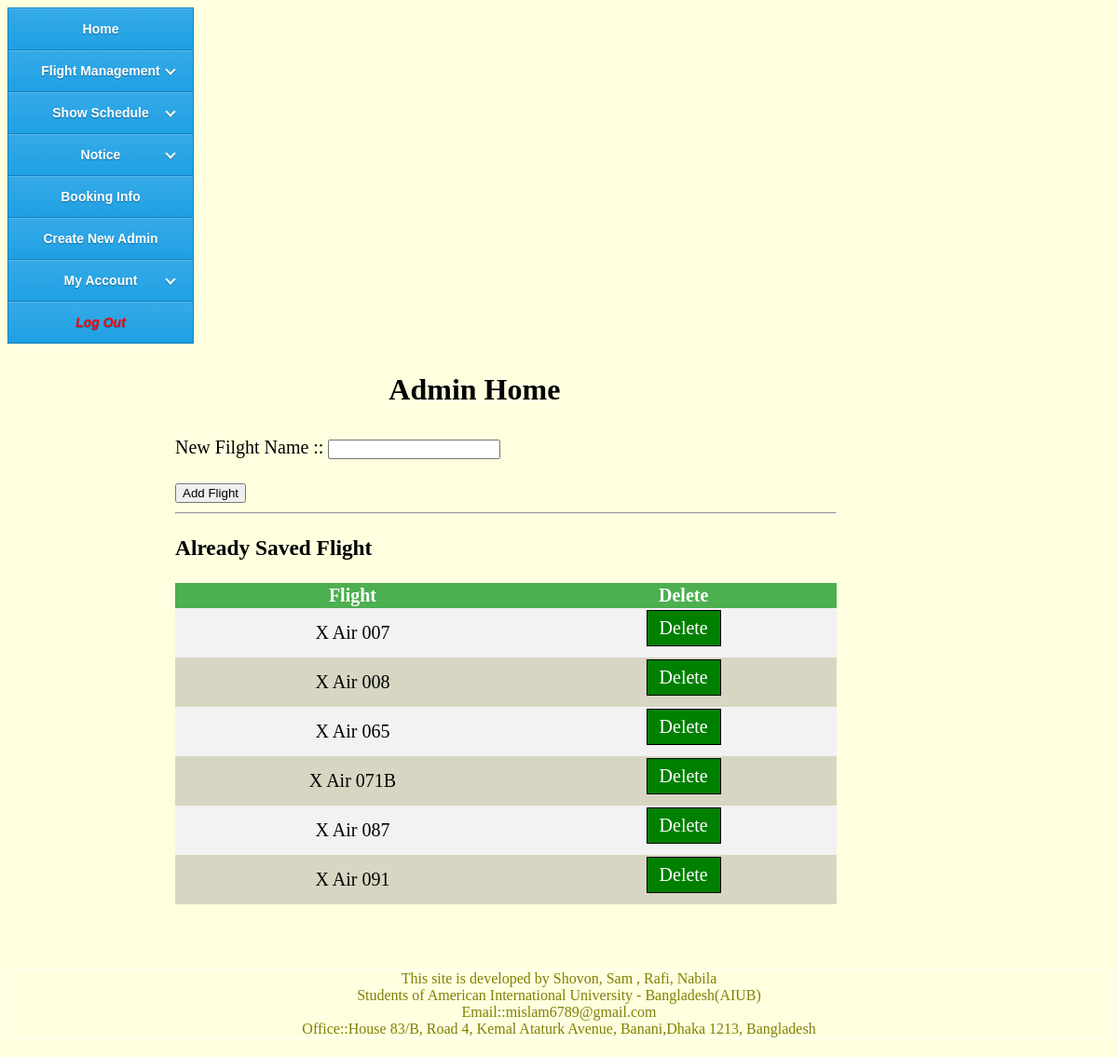
The app's page /SectionAdmin/Admin-AddNewFlight.php (signed in) with its own data.
### tables this page shows
CREATE TABLE `flightinfo` (
  `FlightId` int(11) NOT NULL,
  `FlightName` varchar(100) NOT NULL
);

### SectionAdmin/Admin-AddNewFlight.php (the view, shortened to what this page needs)
<!doctype html>
<html>
	<head>
	   <link href="../css/adminHomeCSS.css" rel="stylesheet">
	   <link href="../css/tableCSS.css" rel="stylesheet">
	</head>
	<body>
		<div class="adminHead">
			<h1> Admin Home<h1>
		</div>
		<div class="adminPageActivity adminInfo">
			<form action="" method="post">
				New Filght Name ::
				<input type="text" name="flightName" required><br><br>
				<input type="submit" name="addFlight"value="Add Flight">
			</form>
			<hr>
			<h3>Already Saved Flight</h3>
			<table>
				<tr>
					<th>Flight</th>
					<th>Delete</th>
				</tr>
			<?php
				$resultshow=mysql_query("SELECT * FROM FlightInfo Order By FlightName Asc");
				while($res=mysql_fetch_array($resultshow)){
					echo "<tr>";
						echo "<td>".$res['FlightName']."</td>";
						$delId=$res['FlightId'];
						echo "<td><a href=\"Admin-AddNewFlight-Delete.php?delId=$delId\" onClick=\"return confirm('Sure To Delete?')\">Delete</a></td>";
					echo "</tr>";
				}
			?>
			</table>
		</div>
	</body>
<html>

### css/adminHomeCSS.css (style rules this page uses)
body { background-size:cover; background-color:#FFFFE0; background-repeat: no-repeat; background-attachment: fixed; }
.classFooter { margin-bottom:20px; clear:left; //background-color:gray; border:1px solid white; text-align:center; font:bold; //size:; color:#808000; float:bottom; }
.adminHead { display: inline; //background-color:gray; width:83%; float: left; //color:white; //margin-top:10px; margin-left:10px; //font-size:20px; //padding-left:20px; //padding-top:20px; text-align:center; margin-bottom:10px; }
.adminPageActivity { display: inline; //background-color:gray; //border:1px solid black; width:60%; float: left; //color:white; //margin-top:10px; margin-left:170px; //font-size:20px; //padding-left:20px; //padding-top:20px; text-align:center; margin-bottom:70px; }
.adminInfo { font-size:20px; text-align:left; padding-left:10px; }

### css/tableCSS.css (style rules this page uses)
table { border-collapse: collapse; width: 100%; }
th, td { text-align: center; padding:2px; }
tr:nth-child(even) { background-color: #f2f2f2 }
tr:nth-child(odd) { background-color: #d6d6c2 }
th { background-color: #4CAF50; color: white; }
a:link, a:visited { background-color: green; color: white; padding: 7px 13px; text-align: center; text-decoration: none; display: inline-block; border:1px solid black; margin-bottom:10px; }

### css/sideBarCSS.css (style rules this page uses)
#cssmenu { float:left; }
#cssmenu, #cssmenu ul, #cssmenu ul li, #cssmenu ul li a { margin: 0; padding: 0; border: 0; list-style: none; line-height: 1; display: block; position: relative; -webkit-box-sizing: border-box; -moz-box-sizing: border-box; box-sizing: border-box; }
#cssmenu { width: 200px; font-family: Helvetica, Arial, sans-serif; color: #ffffff; }
#cssmenu > ul > li > a { padding: 15px 20px; border-left: 1px solid #1682ba; border-right: 1px solid #1682ba; border-top: 1px solid #1682ba; cursor: pointer; z-index: 2; font-size: 14px; font-weight: bold; text-decoration: none; color: white; text-shadow: 0 1px 1px rgba(0, 0, 0, 0.35); background: #36aae7; background: -webkit-linear-gradient(#36aae7, #1fa0e4); background: -moz-linear-gradient(#36aae7, #1fa0e4); background: -o-linear-gradient(#36aae7, #1fa0e4); background: -ms-linear-gradient(#36aae7, #1fa0e4); background: linear-gradient(#36aae7, #1fa0e4); box-shadow: inset 0 1px 0 rgba(255, 255, 255, 0.15); }
#cssmenu > ul > li:last-child > a, #cssmenu > ul > li.last > a { border-bottom: 1px solid #1682ba; margin-bottom:10px; text-align:center; color:red; }

### records on screen
flightinfo: FlightName "X Air 007"
flightinfo: FlightName "X Air 008"
flightinfo: FlightName "X Air 065"
flightinfo: FlightName "X Air 071B"
flightinfo: FlightName "X Air 087"
flightinfo: FlightName "X Air 091"
